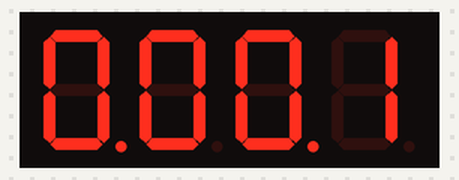
Bench run of a sketch on a simulated Arduino Uno, built with avr-gcc and run on an emulated ATmega328P. On the bench: 4-digit seven-segment display.

Above: at 0.15 s.
At 5.05 s:
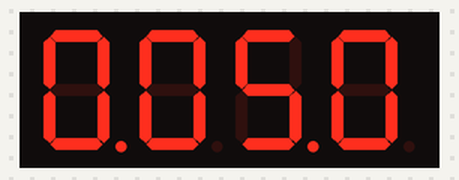
At 10.05 s:
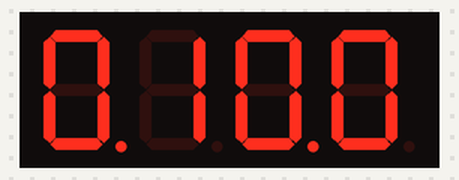
At 20.05 s:
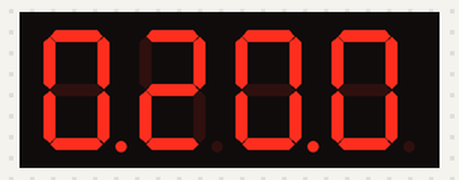
At 30.05 s:
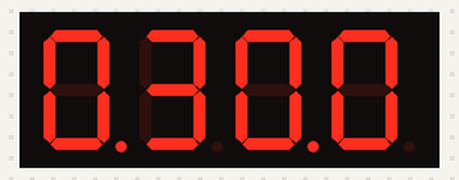
At 39.95 s:
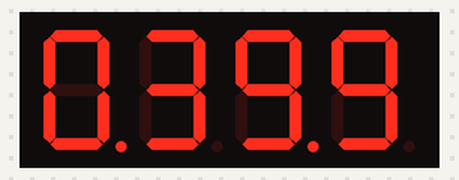

The sketch:

SevSeg_Counter2.ino
```cpp
// (licence header left out)
#define MINUTE 60

#include <stdio.h>
#include "SevSeg.h"
SevSeg sevseg; //Instantiate a seven segment controller object

void setup() {
  byte numDigits = 4;
  byte digitPins[] = {5, 4, 3, 2};
  byte segmentPins[] = {6, 7, 8, 9, 10, 11, 12, 13};
  bool resistorsOnSegments = true; // 'false' means resistors are on digit pins
  byte hardwareConfig = COMMON_CATHODE; // See README.md for options
  bool updateWithDelays = false; // Default 'false' is Recommended
  bool leadingZeros = true; // Use 'true' if you'd like to keep the leading zeros
  bool disableDecPoint = false; // Use 'true' if your decimal point doesn't exist or isn't connected

  sevseg.begin(hardwareConfig, numDigits, digitPins, segmentPins, resistorsOnSegments,
  updateWithDelays, leadingZeros, disableDecPoint);
  sevseg.setBrightness(90);
}

void loop() {
  static unsigned long timer = millis();
  static int deciSeconds = 0;
  int seconds = 0;
  int minutes = 0;
  int tenthsOfSec = 0;
  char displayString[7];
  static bool overflown = false;

  if (!overflown && millis() - timer >= 100) {
    timer += 100;
    deciSeconds++; // 100 milliSeconds is equal to 1 deciSecond

    if (deciSeconds == 10 * MINUTE * 10) {
      // Display dashes when 10 minutes are reached
      overflown = true;
      strcpy(displayString, "----");
    }
    else
    {
      // Convert time in decisecs to mins, secs and decisecs
      minutes = deciSeconds / (10 * MINUTE);
      seconds = (deciSeconds - 10 * MINUTE * minutes) / 10;
      tenthsOfSec = deciSeconds - 10 * MINUTE * minutes - 10 * seconds;

      sprintf(displayString, "%d.%02d.%d", minutes, seconds, tenthsOfSec);
    }

    sevseg.setChars(displayString);
  }

  sevseg.refreshDisplay(); // Must run repeatedly
}

/// END ///
```
